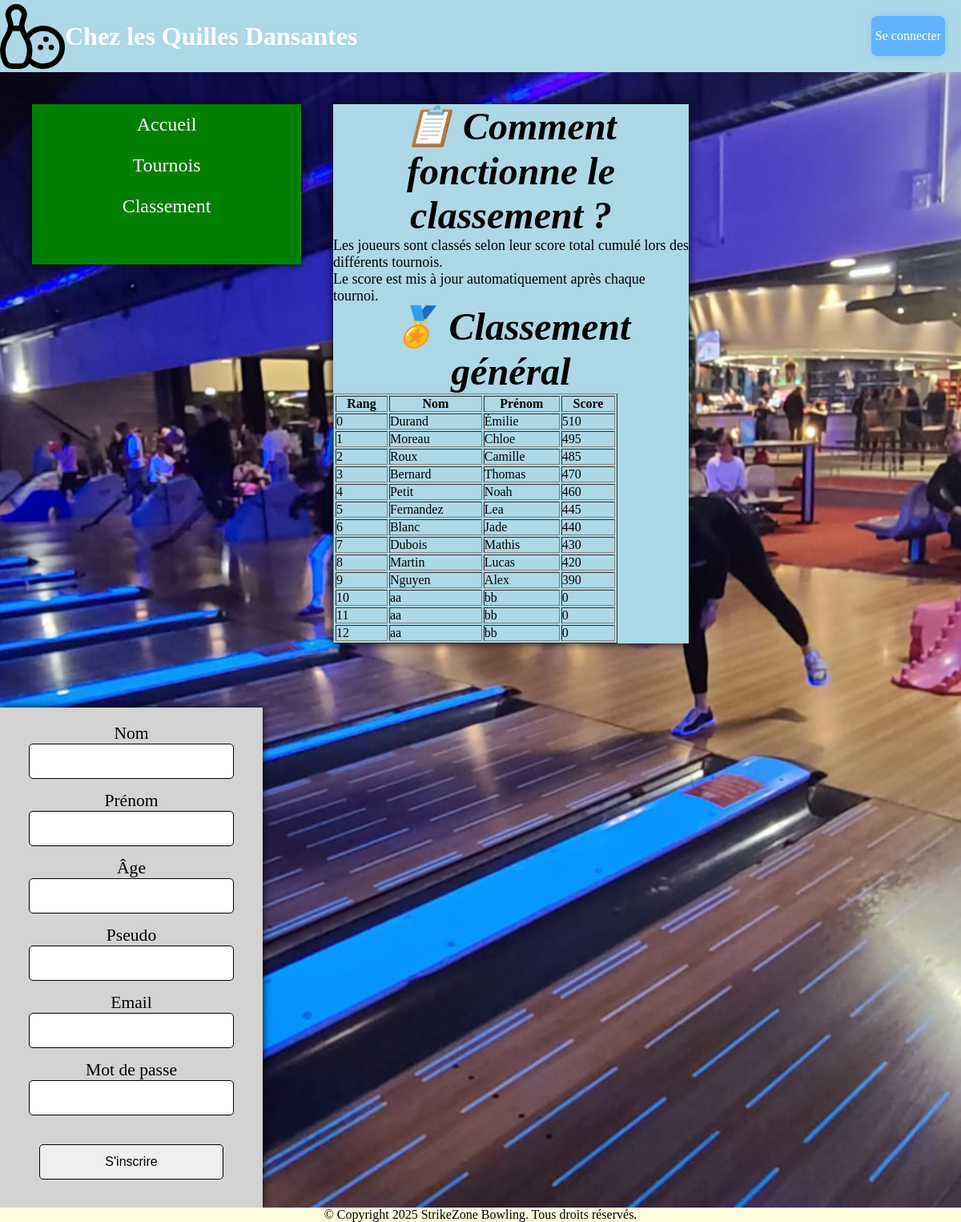
Screenshot of /pages/classement.php with the database file from the repository.
### tables this page shows
CREATE TABLE IF NOT EXISTS `joueur` (
  `id` int NOT NULL AUTO_INCREMENT,
  `nom` varchar(100) DEFAULT NULL,
  `prenom` varchar(100) DEFAULT NULL,
  `age` int DEFAULT NULL,
  `pseudo` varchar(50) DEFAULT NULL,
  `email` varchar(100) DEFAULT NULL,
  `mdp` varchar(255) DEFAULT NULL,
  `score_total` int DEFAULT '0',
  PRIMARY KEY (`id`)
);

### pages/classement.php (the view, shortened to what this page needs)
<?php
include '../inc/header.php';
include '../inc/nav.php';
?>
<main>
    <section>
        <h2>📋 Comment fonctionne le classement ?</h2>
        <p>Les joueurs sont classés selon leur score total cumulé lors des différents tournois.</p>
        <p>Le score est mis à jour automatiquement après chaque tournoi.</p>
    </section>
    <h2>🏅 Classement général</h2>
    <table border="1">
        <thead>
            <tr>
                <th>Rang</th>
                <th>Nom</th>
                <th>Prénom</th>
                <th>Score</th>
            </tr>
        </thead>
        <tbody>
            <?php
            include "../inc/key.php";
            $sql = "SELECT * FROM joueur ORDER BY score_total DESC";
            $joueur = $connexion->query($sql);
            $i = 0;
            foreach ($joueur as $j): ?>
                <tr>
                    <td><?= $i++ ?></td>
                    <td><?= $j['nom'] ?></td>
                    <td><?= $j['prenom'] ?></td>
                    <td><?= $j['score_total'] ?></td>
                </tr>
            <?php endforeach; ?>
        </tbody>
    </table>
</main>
<?php include '../inc/form.php'; ?>
<?php include '../inc/footer.php'; ?>

### css/style.css (style rules this page uses)
* { padding: 0%; margin: 0%; }
body { margin: 0%; padding: 0%; width: 100%; display: flex; flex-wrap: wrap; background-image: url(../images/bowling2.jpg); background-attachment: fixed; background-position: center; background-repeat: no-repeat; background-size: cover; }
main { background: lightblue; display: flex; flex-direction: column; flex-wrap: wrap; margin: 40px; box-shadow: 0 0 10px rgba(0,0,0,0.9); width: 37%; }
main h2 { width: 100%; text-align: center; font-size: 3em; font-style: italic; }
main p { font-size:large; font-style: normal; }
table { width: 80%; }

### rows the page displays
joueur: nom "Durand", prenom "Émilie", score_total "510"
joueur: nom "Moreau", prenom "Chloe", score_total "495"
joueur: nom "Roux", prenom "Camille", score_total "485"
joueur: nom "Bernard", prenom "Thomas", score_total "470"
joueur: nom "Petit", prenom "Noah", score_total "460"
joueur: nom "Fernandez", prenom "Lea", score_total "445"
joueur: nom "Blanc", prenom "Jade", score_total "440"
joueur: nom "Dubois", prenom "Mathis", score_total "430"
joueur: nom "Martin", prenom "Lucas", score_total "420"
joueur: nom "Nguyen", prenom "Alex", score_total "390"
joueur: nom "aa", prenom "bb", score_total "0"
joueur: nom "aa", prenom "bb", score_total "0"
joueur: nom "aa", prenom "bb", score_total "0"
